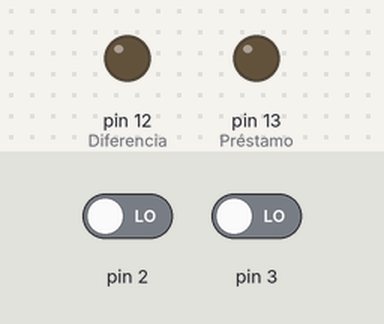
The sketch below on a simulated Arduino Uno, built with avr-gcc and run on an emulated ATmega328P. On the bench: output pins drawn as LEDs (lit = HIGH). Inputs (shaded band) come from the test bench; at power-on: pin 2 LOW, pin 3 LOW.

Above: at 1.2 s.
1.3 s: pin 2 driven HIGH
At 1.8 s:
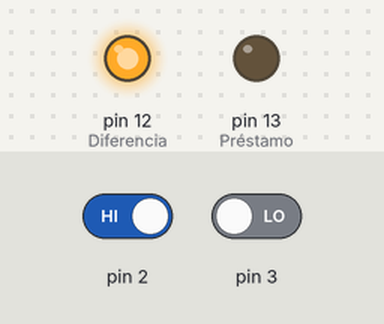
2.8 s: pin 2 driven LOW
At 4.0 s:
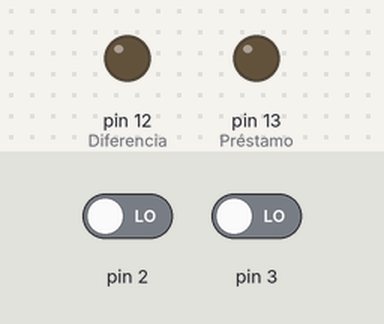
4.3 s: pin 3 driven HIGH
At 5.3 s:
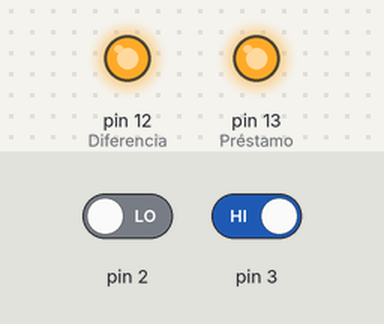
5.8 s: pin 3 driven LOW
At 6.4 s:
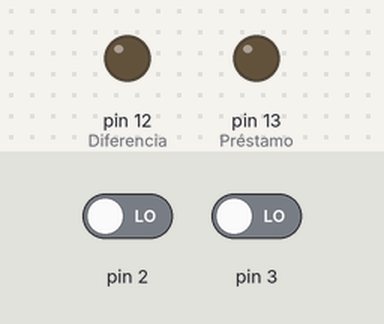
Timing chart, 0 to 8.3 s (numbered marks = the images above; inputs shaded):
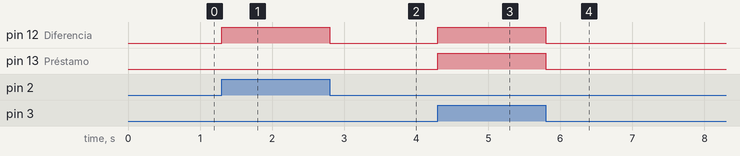

Measured:
- after the input at 1.3 s, pin 12 (Diferencia): LOW → HIGH at once
- after the input at 2.8 s, pin 12 (Diferencia): HIGH → LOW at once
- after the input at 4.3 s, pin 12 (Diferencia), pin 13 (Préstamo): LOW → HIGH at once
- after the input at 5.8 s, pin 12 (Diferencia), pin 13 (Préstamo): HIGH → LOW at once

The sketch:

Resta.ino
```cpp
int A = 0;
int B = 0;

void setup() {
  pinMode(2, INPUT);    // A
  pinMode(3, INPUT);    // B
  pinMode(12, OUTPUT);  // Diferencia
  pinMode(13, OUTPUT);  // Préstamo
}

void loop() {

  A = digitalRead(2);
  B = digitalRead(3);

  // Calcular Diferencia
  if (A ^ B) {
    digitalWrite(12, HIGH);
  } else {
    digitalWrite(12, LOW);
  }

  // Calcular Préstamo
  if ((!A) && B) {
    digitalWrite(13, HIGH);
  } else {
    digitalWrite(13, LOW);
  }
}
```
